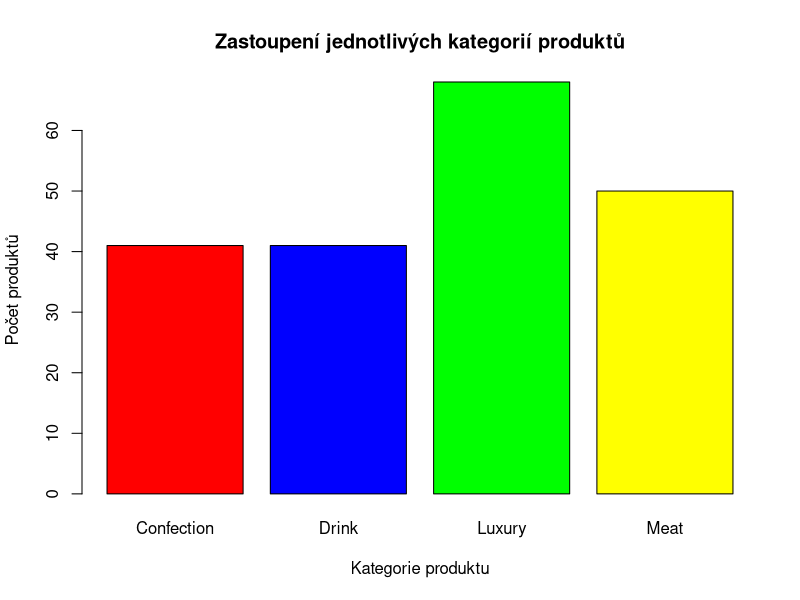
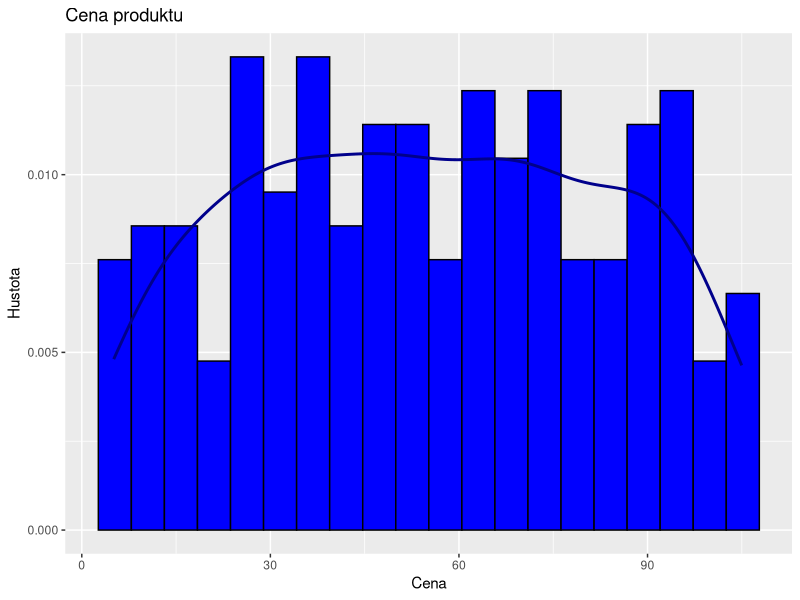
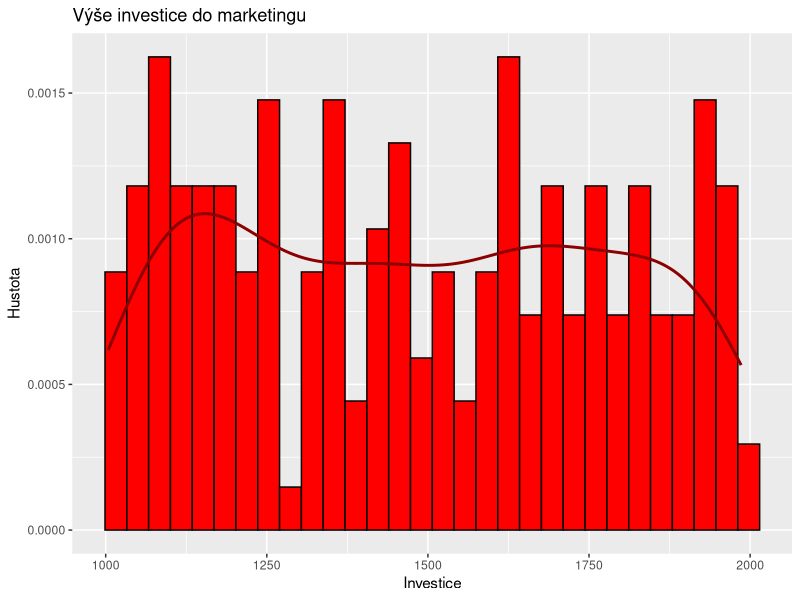
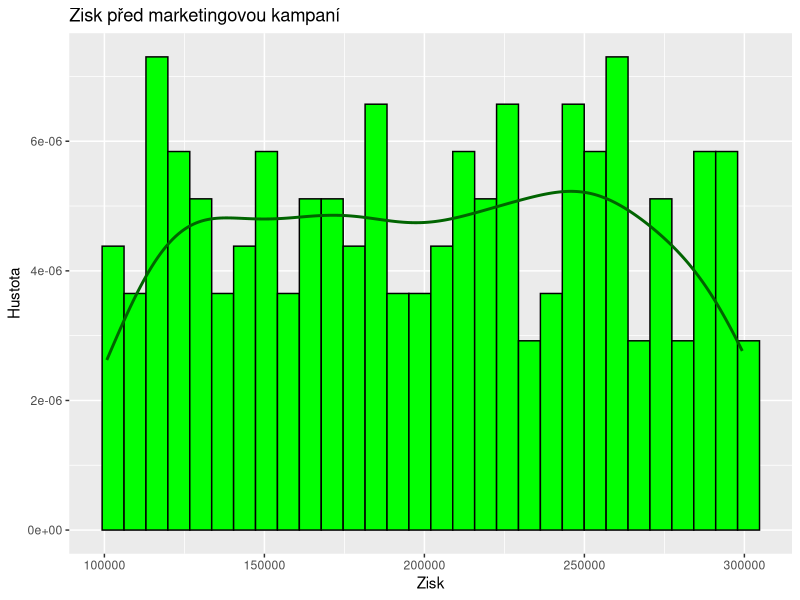
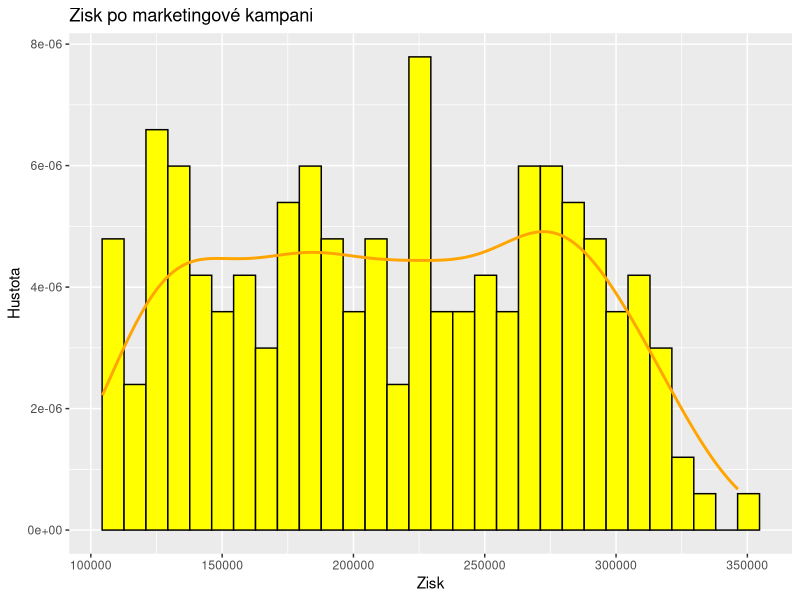
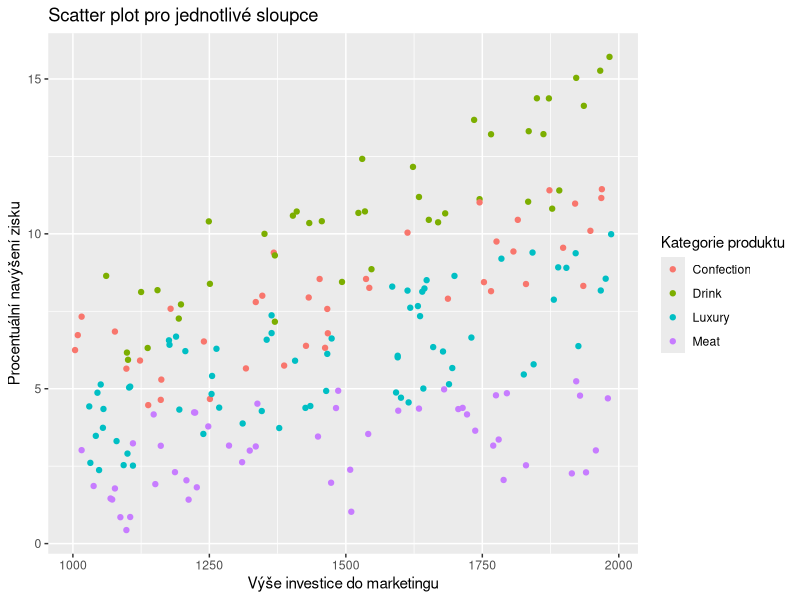

The R source for these figures, in order:
## ---- chunk 1
knitr::opts_chunk$set(echo = TRUE)
library(ggplot2)
## ---- chunk 2
# Načtení dat z CSV souboru do proměnné df
df <- read.csv("data/GOODS1n.csv")
## ---- chunk 3
# Základní informace o struktuře dat
str(df)

# Všechny možné kategorie produktů
unique(df$Class)
## ---- chunk 4
# Základní statistika pro jednotlivé sloupce
summary(df)
## ---- chunk 5
# Kontrola chybějících hodnot
colSums(is.na(df))
## ---- chunk 6
barplot(
  table(df$Class),
  main = "Zastoupení jednotlivých kategorií produktů",
  xlab = "Kategorie produktu",
  ylab = "Počet produktů",
  col = c("red", "blue", "green", "yellow"),
  names.arg = c("Confection", "Drink", "Luxury", "Meat")
)
## ---- chunk 7
# Cena produktu
ggplot(df, aes(x = Cost)) +
  geom_histogram(
    aes(y = after_stat(density)),
    fill = "blue",
    color = "black",
    bins = 20
  ) +
  geom_density(color = "darkblue", linewidth = 1) +
  labs(title = "Cena produktu", x = "Cena", y = "Hustota")

# Výše investice do marketingu
ggplot(df, aes(x = Promotion)) +
  geom_histogram(
    aes(y = after_stat(density)),
    fill = "red",
    color = "black",
    bins = 30
  ) +
  geom_density(color = "darkred", linewidth = 1) +
  labs(title = "Výše investice do marketingu", x = "Investice", y = "Hustota")

# Zisk před marketingovou kampaní
ggplot(df, aes(x = Before)) +
  geom_histogram(
    aes(y = after_stat(density)),
    fill = "green",
    color = "black",
    bins = 30
  ) +
  geom_density(color = "darkgreen", linewidth = 1) +
  labs(title = "Zisk před marketingovou kampaní", x = "Zisk", y = "Hustota")

# Zisk po marketingové kampani
ggplot(df, aes(x = After)) +
  geom_histogram(
    aes(y = after_stat(density)),
    fill = "yellow",
    color = "black",
    bins = 30
  ) +
  geom_density(color = "orange", linewidth = 1) +
  labs(title = "Zisk po marketingové kampani", x = "Zisk", y = "Hustota")
## ---- chunk 8
# Korelační matice
cor(df[, c("Cost", "Promotion", "Before", "After")])
## ---- chunk 9
# Přidání nového sloupce do datového rámce
df$RevenueIncrease <- (df$After - df$Before) / df$Before * 100
## ---- chunk 10
# Scatter plot pro jednotlivé sloupce
ggplot(df) +
  geom_point(aes(
    x = Promotion,
    y = RevenueIncrease,
    color = Class
  )) +
  labs(
    title = "Scatter plot pro jednotlivé sloupce",
    x = "Výše investice do marketingu",
    y = "Procentuální navýšení zisku",
    color = "Kategorie produktu"
  )
## ---- chunk 11
# Derivace nových proměnných pro každou z kategorií produktů
df$Class_Confection <- ifelse(df$Class == "Confection", 1, 0)
df$Class_Drink <- ifelse(df$Class == "Drink", 1, 0)
df$Class_Luxury <- ifelse(df$Class == "Luxury", 1, 0)
df$Class_Meat <- ifelse(df$Class == "Meat", 1, 0)

# Vynásobení každé z nových proměnných hodnotou Promotion pro daný produkt
df$Class_Confection <- df$Class_Confection * df$Promotion
df$Class_Drink <- df$Class_Drink * df$Promotion
df$Class_Luxury <- df$Class_Luxury * df$Promotion
df$Class_Meat <- df$Class_Meat * df$Promotion

# Odstranění redundantních sloupců
df$Class <- NULL
df$Promotion <- NULL

# Výsledek příznakování
head(df)
## ---- chunk 12
# Rozdělení dat na trénovací a testovací sadu
set.seed(123) # pro reprodukovatelnost

train_index <- sample(seq_len(nrow(df)), size = 0.9 * nrow(df))
train_data <- df[train_index, ]
test_data <- df[-train_index, ]

# Kontrola rozměrů datových rámců
dim(train_data)
dim(test_data)
## ---- chunk 13
# Vytvoření lineárního regresního modelu
model <- lm(
  RevenueIncrease ~
    Cost +
      Class_Confection +
      Class_Drink +
      Class_Luxury +
      Class_Meat,
  data = train_data
)
## ---- chunk 14
# Základní informace o modelu
summary(model)
## ---- chunk 15
# Použití modelu na testovací sadu
predictions <- predict(model, newdata = test_data)

# Porovnání predikcí s reálnými hodnotami
comparison <- data.frame(
  Actual = test_data$RevenueIncrease,
  Predicted = predictions
)

comparison
